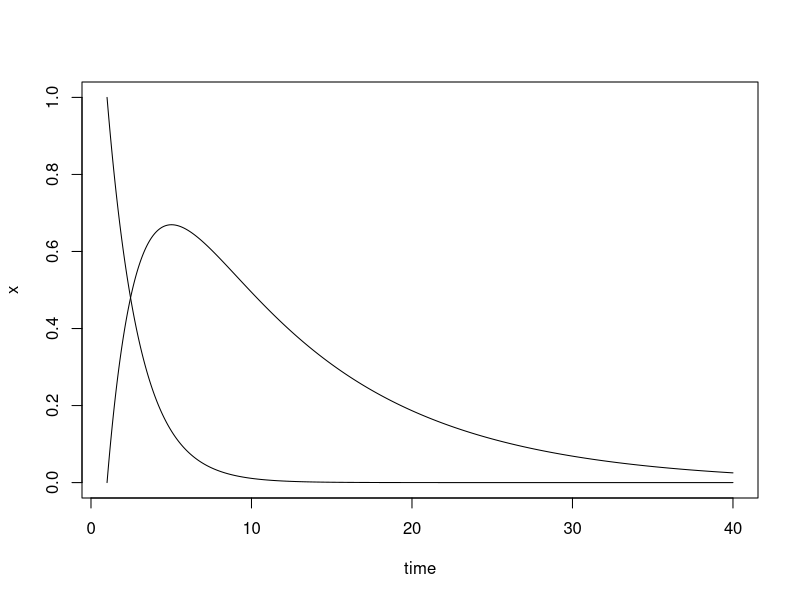

Generate this figure with R:
#' ODE function for a two-compartment pharmacokinetic model
#' This model describes how a drug distributes throughout the body over time.
#' The initial dose of the drug is given to a central compartment e.g. blood, stomach.
#' Over time the drug is absorbed in to a peripheral compartment e.g. liver, muscle
#' The model contains a pair of equations.
#' dx/dt = -r1 * x
#' dy/dt = r1 * x - r2 * y
#' This function is designed to work with the deSolve::ode function
func_drug_conc <- function(t, state, parms) {
    with(as.list(c(state, parms)), {
        dx <- -r1 * x
        dy <- r1 * x - r2 * y
        
        return(list(c(dx, dy)))
    })
}
if (TRUE) {
    out <- deSolve::ode(
        y = c("x" = 1, "y" = 0), times = seq(1, 40, 0.01), func = func_drug_conc,
        parms = c("r1" = 1/2, "r2" = 1/10), method = "euler"
    )
    plot(x ~ time, data = out, type = "l")
    lines(y ~ time, data = out)
}
